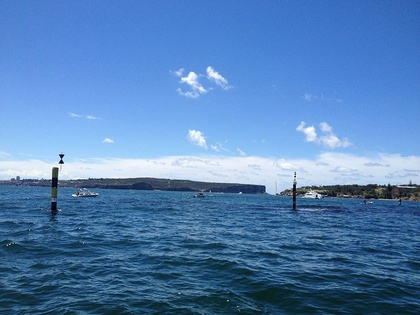
%> input picture HW0/buoys.jpg, 420 x 315 px, shrunk from 800 x 600 before the run
$ octave --eval "edgedetector;"   (GNU Octave 9; MATLAB toolbox functions it lacks are replaced by stand-ins)
%> lines starting %> are read from the running program, lines starting %| are printed output that depends on the picture
% This function calls the functions below and displays their results.
% You don't need to edit it.
function edgedetector()
    img = double(rgb2gray(imread('buoys.jpg')));
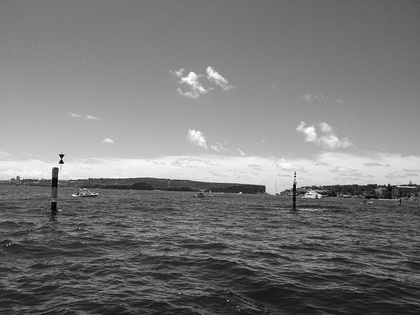
%> img: size 315x420 double; min 1, max 255, mean 121.3

    edges = DetectVerticalEdges(img);
    blurred_edges = BoxBlur(edges);

    figure('Name','Original Image')
    imshow(img, []);

    figure('Name','Edges')
    imshow(edges, []);
    imwrite(edges,'Edges.png');


    figure('Name','Blurred Edges')
    imshow(blurred_edges, []);
    imwrite(uint8(blurred_edges),'BlurredEdges.png');

end


% Returns a matrix containing the horizontal component of the gradient at every
% image location.
function edges = DetectVerticalEdges(img)
    % MATLAB images use matrix indices, so the order is (y,x), and the +y
    % direction is downward.
    %width = size(img, 2);
    %height = size(img, 1);

    %%%%%%%%%%%%%%%%%%%%%%%%%%%%%%%%%%%%%%%%%%%%%%%%%%%%%%%%%%%%%%%%%%%
    %%%%%%%%%% Your part (a) code here. You can accomplish part (a) with
    %%%%%%%%%% nested "for" loops, but an easier way is to use matrix
    %%%%%%%%%% indexing to make a matrix of the "left" pixels and a matrix
    %%%%%%%%%% of the "right" pixels, and subtract the two matrices.
    %%%%%%%%%% REMEMBER: left/right position is the SECOND index in MATLAB.
    left=circshift(img,[0,1]);
    edges =uint8(img-left); %zeros(height, width-1);
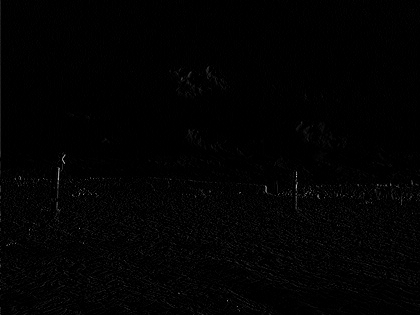
%> edges: size 315x420 uint8; min 0, max 195, mean 2.4

    %%%%%%%%%% End of your part (a) code.
end

% Applies a box blur to the input image and returns the result.
function blurred = BoxBlur(img)
    img = double(img);

    height = size(img, 1);
%> height = 315
    width = size(img, 2);
%> width = 420
    n=5; % width of the blur
    blurred = zeros(height-(n-1),width-(n-1));
    % Loop through each pixel location in the result
    for y=1:height-(n-1)
        for x=1:width-(n-1)
            bla=img(y:y+n-1,x:x+n-1);
            blurred(y,x) = sum(sum(bla));
        end
    end
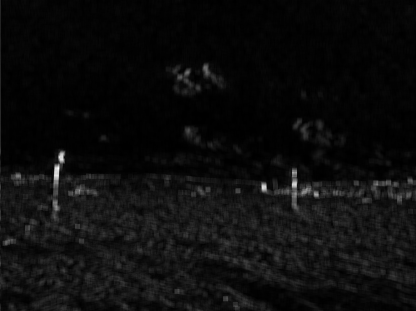
%> blurred: size 311x416 double; min 0, max 1120, mean 58.3; drawn with min black and max white

    % Usually we'll divide at the end so that we don't make the image
    % brighter:
    blurred = blurred / n^2;
end

$ run again, with HW0/fixedimg.png saved as HW0/buoys.jpg
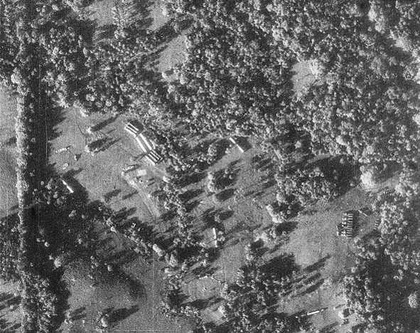
%> input picture HW0/fixedimg.png, 420 x 333 px, shrunk from 591 x 468 before the run
%> after the loop in BoxBlur, `for y=1:height-(n-1)`:
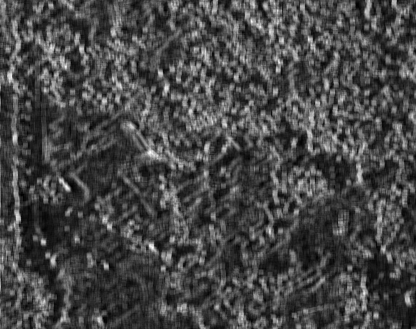
%> blurred: size 329x416 double; min 0, max 1005, mean 282.4; drawn with min black and max white
%> in edgedetector, `imwrite(uint8(blurred_edges),'BlurredEdges.png');`:
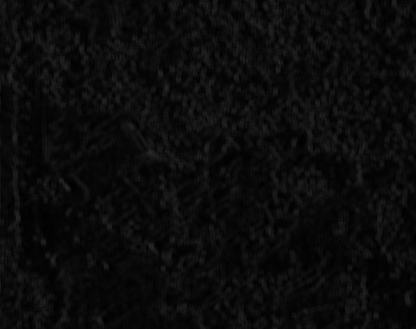
%> saved as BlurredEdges.png: size 329x416 uint8; min 0, max 40, mean 11.3

$ run again, with HW0/flower.bmp saved as HW0/buoys.jpg
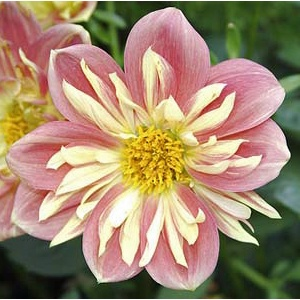
%> input picture HW0/flower.bmp, 300 x 300 px
%> after the loop in BoxBlur, `for y=1:height-(n-1)`:
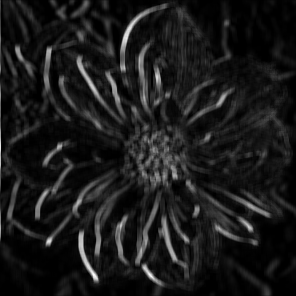
%> blurred: size 296x296 double; min 0, max 1103, mean 115.7; drawn with min black and max white
%> in edgedetector, `imwrite(uint8(blurred_edges),'BlurredEdges.png');`:
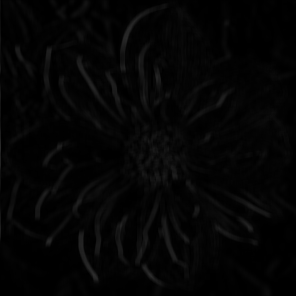
%> saved as BlurredEdges.png: size 296x296 uint8; min 0, max 44, mean 4.6
